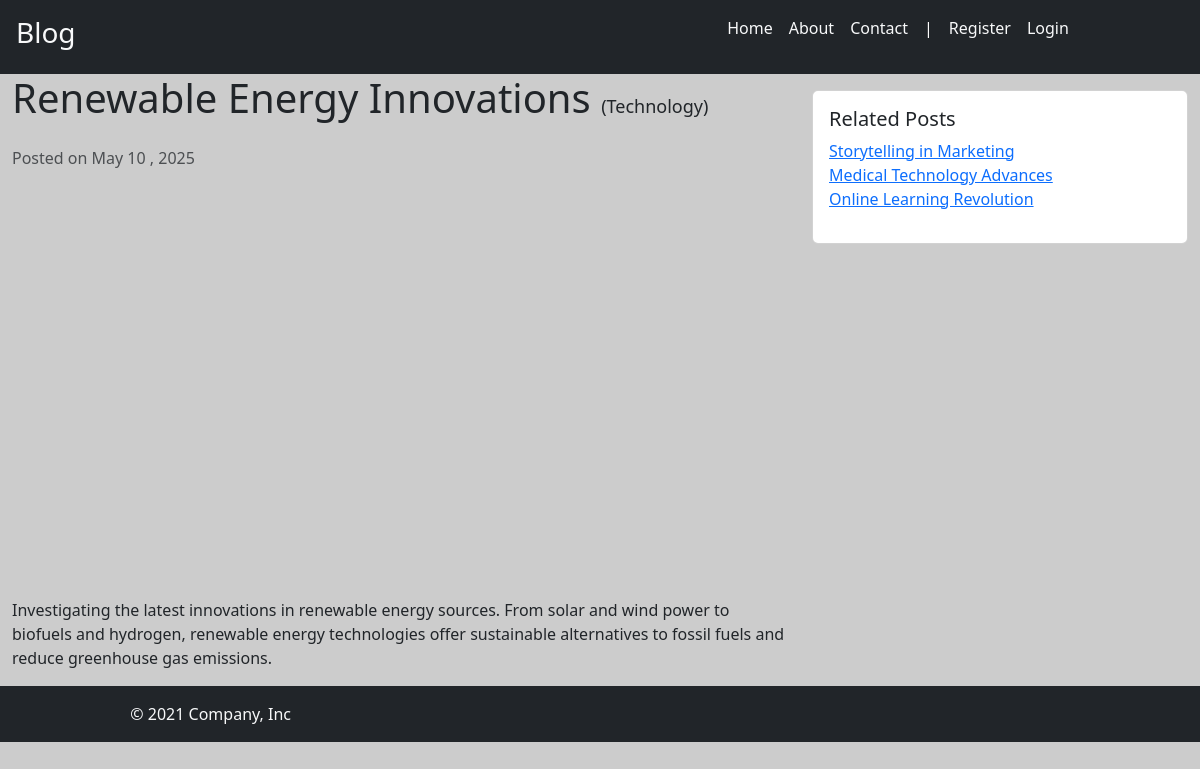
Page /post/renewable-energy-innovations on the earlier database version.
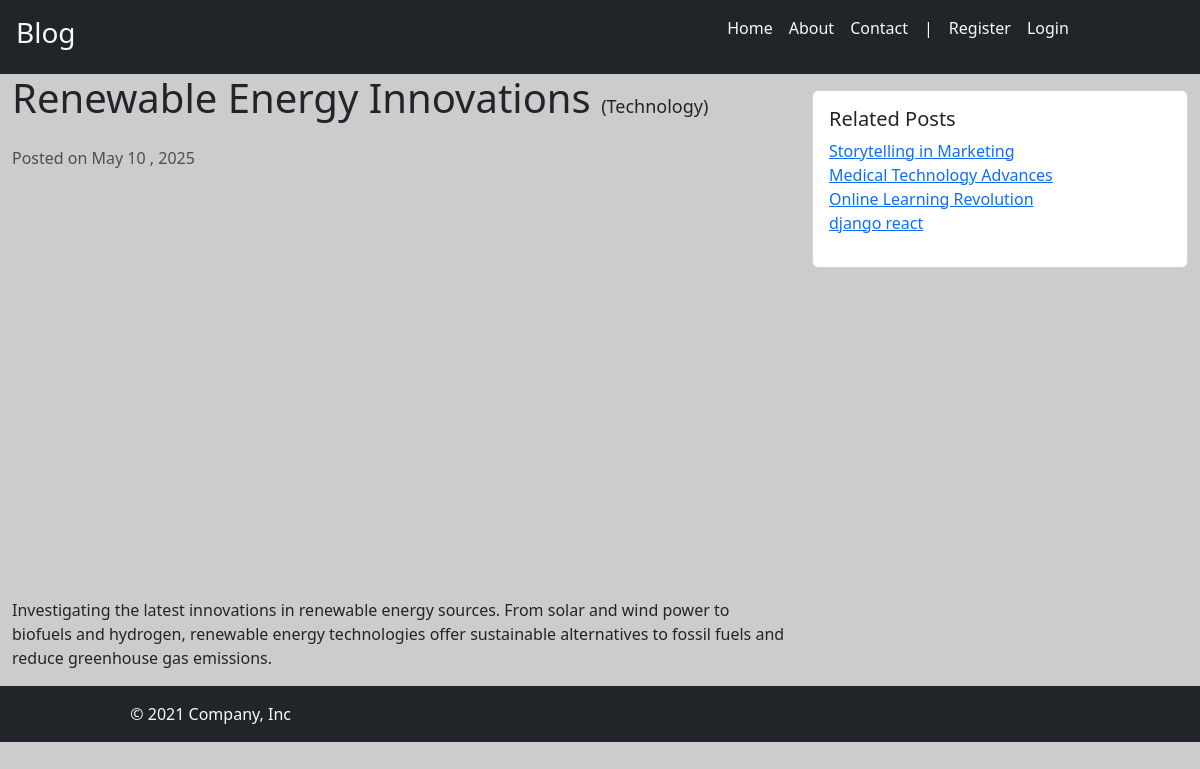
Same page on the later database version.
### blog/models.py (models this page shows, shortened)
class Post(models.Model):
    title = models.CharField(max_length=100)
    content = models.TextField()
    img_url = models.ImageField(null=True,upload_to="posts/images")
    created_at = models.DateTimeField(auto_now_add=True)
    slug = models.SlugField(unique=True)
    category = models.ForeignKey(Category, on_delete=models.CASCADE)
    user = models.ForeignKey(User,on_delete=models.CASCADE,null=True)
    is_published = models.BooleanField(default=False)
    def formatted_img_url(self):
        url = self.img_url if self.img_url.__str__().startswith(('http://','https://')) else self.img_url.url
        return url

### blog/views.py (the view)
# urls.py: path("post/<str:slug>", views.detail, name="detail"),
def detail(request, slug):
    if request.user.is_authenticated and not request.user.has_perm('blog.view_post'):
        messages.error(request , "You have no permissions to view any posts")
        return redirect('blog:index')
    post = Post.objects.get(slug=slug)
    related_posts = Post.objects.filter(category=post.category).exclude(pk=post.id)
    return render(
        request, "blog/detail.html", {"post": post, "related_posts": related_posts}
    )

### blog/templates/blog/detail.html
{% extends 'blog/base.html'%} {% block content %}
<div class="container-fluid">
  <div class="row">
    <div class="col-lg-8">
      <h1 class="mb-4">
        {{post.title}}
        <small style="font-size: 18px">({{post.category.name}})</small>
      </h1>
      <p class="text-muted">Posted on {{post.created_at|date:"F j , Y"}}</p>
      <img src="{{post.formatted_img_url}}" class="img-fluid mb-4" alt="Blog Image" />
      <p>{{post.content|linebreaksbr|safe}}</p>
    </div>
    <div class="col-lg-4">
      <div class="card mt-3">
        <div class="card-body">
          <h5 class="card-title">Related Posts</h5>
          <ul class="list-unstyled">
            {% for related_post in related_posts %}
            <li>
              <a href="{% url 'blog:detail' slug=related_post.slug %}"
                >{{related_post.title}}</a
              >
            </li>
            {% endfor %}
          </ul>
        </div>
      </div>
    </div>
  </div>
</div>
{% endblock %}

Differences in the rows shown:
added Post: title "django react"
